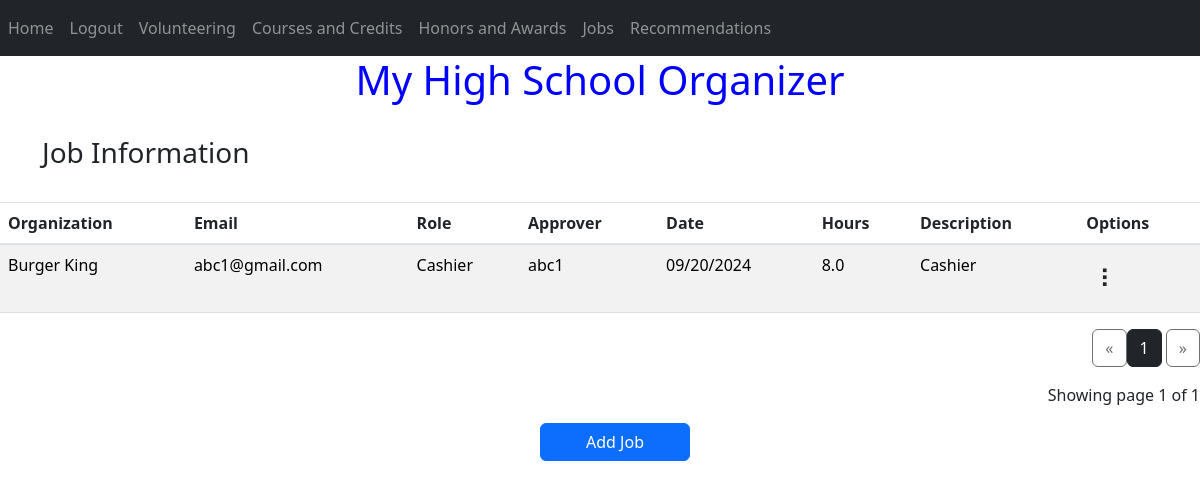
Screenshot of /job (signed in) with the database file from the repository.
### website/models.py (models this page shows)
class Job(db.Model):
    job_seq = db.Column(db.Integer, primary_key=True)
    org_name = db.Column(db.String(200))
    org_email=db.Column(db.String(150))
    role =  db.Column(db.String(200))
    approver = db.Column(db.String(200))
    date = db.Column(db.Date)
    description = db.Column(db.String(500))
    hours = db.Column(db.Numeric)
    user_id = db.Column(db.Integer, db.ForeignKey('user.id'))
    docref= db.Column(db.String(500))

### website/views.py (the view)
@views.route('/job', methods=['GET','POST'])
@login_required
def job():
    try:
        page = request.args.get('page', 1, type=int)
        print("hello")
        print(current_user.id)
        jobs = Job.query.filter_by(user_id=current_user.id).paginate(page=page,per_page=ROWS_PER_PAGE)
        print('rendering job')
        return render_template("job.html", user=current_user, jobs=jobs)
    except Exception as exc:
        print(exc)
    except:
        flash("An error has occured", category="error")

### website/__init__.py (called while the page is built)
def create_app():
    app = Flask(__name__)
    app.config['SQLALCHEMY_TRACK_MODIFICATIONS'] = 'False'
    app.config['SECRET_KEY'] = 'd'
    app.config['SQLALCHEMY_DATABASE_URI'] = f'sqlite:///{DB_NAME}'
    db.init_app(app)
    print('success 1')
    from .views import views
    from .auth import auth
    print('success 2')
    app.register_blueprint(views, url_prefix='/')
    app.register_blueprint(auth, url_prefix='/')
    from .models import User
    create_database(app)
    login_manager = LoginManager()
    login_manager.login_view = 'auth.login'
    login_manager.init_app(app)
    @login_manager.user_loader
    def load_user(id):
        return User.query.get(int(id))
    return app

### website/templates/job.html (shortened to what this page needs)
{% extends "base.html" %}{% block title %}Job Information{% endblock %}{% block content
    %}
  <br />
      <h3 text-align="center">Job Information</h3>
      </div>
  <br />
    <div class="table-responsive">
     <table id="data" class="table table-striped" id="SN">
      <thead>
        <tr>
          <th>Organization</th>
          <th>Email</th>
          <th>Role</th>
          <th>Approver</th>
          <th>Date</th>
          <th>Hours</th>
          <th>Description</th>
          <th>Options</th>
        </tr>
      </thead>
      <tbody>
        {% for job in jobs.items %}
        <tr>
          <td><a style="color:black;">{{ job.org_name }}</a></td>
          <td><a style="color:black;">{{ job.org_email }}</a></td>
          <td><a style="color:black;">{{ job.role }}</a></td>
          <td><a style="color:black;">{{ job.approver }}</a></td>
          <td><a style="color:black;">{{ job.date.strftime('%m/%d/%Y') }}</a></td>
          <td><a style="color:black;">{{ "%.1f"|format(job.hours) }}</a></td>
          <td><a style="color:black;">{{ job.description }}</a></td>
          <td text-align="center">
            <div class="dropdown">
              <button class="btn btn secondary"><div class="test"></div></button>
            </div>
          </td>
        </tr>
        {% endfor %}
      </tbody>
    </table>
  <div class="text-right">
    <a href="{{ url_for('views.job', page=jobs.prev_num) }}"
       class="btn btn-outline-dark
       {% if jobs.page == 1 %}disabled{% endif %}">
        &laquo;
    {% for page_num in jobs.iter_pages(left_edge=1, right_edge=1, left_current=1, right_current=2) %}
  {% if page_num %}
            {% if jobs.page == page_num %}
            <a href="{{ url_for('views.job', page=page_num) }}"
               class="btn btn-dark">
                {{ page_num }}
            </a>
            {% else %}
            <a href="{{ url_for('views.job', page=page_num) }}"
               class="btn btn-outline-dark">
                {{ page_num }}
            </a>
            {% endif %}
        {% else %}
            ...
        {% endif %}
    {% endfor %}
    <a href="{{ url_for('views.job', page=jobs.next_num) }}"
       class="btn btn-outline-dark
       {% if jobs.page == jobs.pages %}disabled{% endif %}">
        &raquo;
    </a>
   </div>
  <p class="text-right mt-3">
   Showing page {{ jobs.page }} of {{ jobs.pages }}
  </p>
  </div>
  <a href="{{url_for('views.add_job')}}" class ="btn btn-primary" id="SN">Add Job</a>
  {% endblock %}

### website/templates/base.html (style rules this page uses)
body { background-image: url('https://th.bing.com/th/id/R.b179474d4fa04e9df880ef0445697ee5?rik=v7kEGZ6PWclRJQ&riu=http%3a%2f%2fgetwallpapers.com%2fwallpaper%2ffull%2f5%2fc%2f3%2f1072806-large-cream-colored-wallpaper-2560x1440.jpg&ehk=rWQhLJNfK0N7alVZ9aBW%2bv9c%2bPASYbn8wuBAyj0UOIw%3d&risl=&pid=ImgRaw&r=0'); background-repeat: no-repeat; background-attachment: fixed; background-size: 100% 100%; }
.dropdown { display: inline-block; position: relative; }
.test:after { content: '\2807'; font-size: 25px; }

### website/templates/job.html (style rules this page uses)
.dropdown { display: inline-block; position: relative; }
.test:after { content: '\2807'; font-size: 25px; }
#SN { position:relative; display: inline-block; top:50%; left:45%; width:150px; }

### rows the page displays
Job: org_name "Burger King", org_email "abc1@gmail.com", role "Cashier", approver "abc1", date "09/20/2024", hours "8.0", description "Cashier"

### other values shown
{{ page_num }} "1"
{{ jobs.page }} "1"
{{ jobs.pages }} "1"
